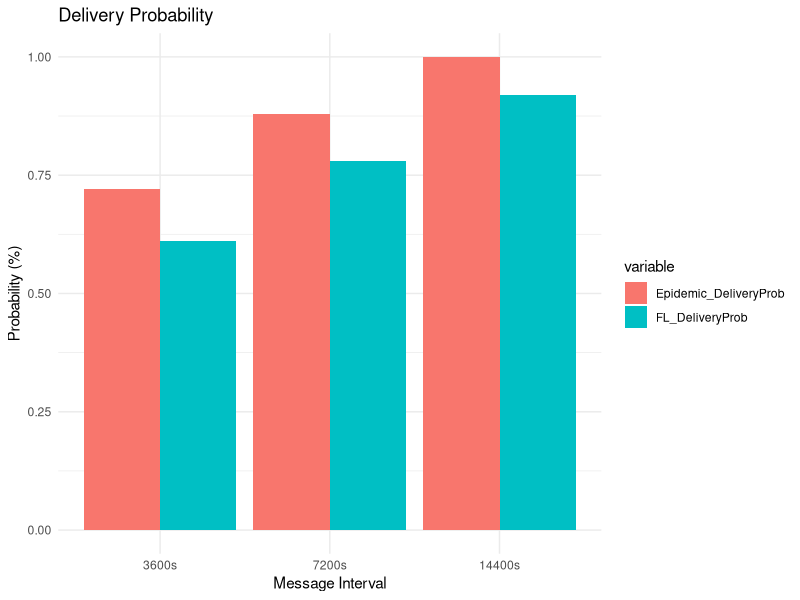
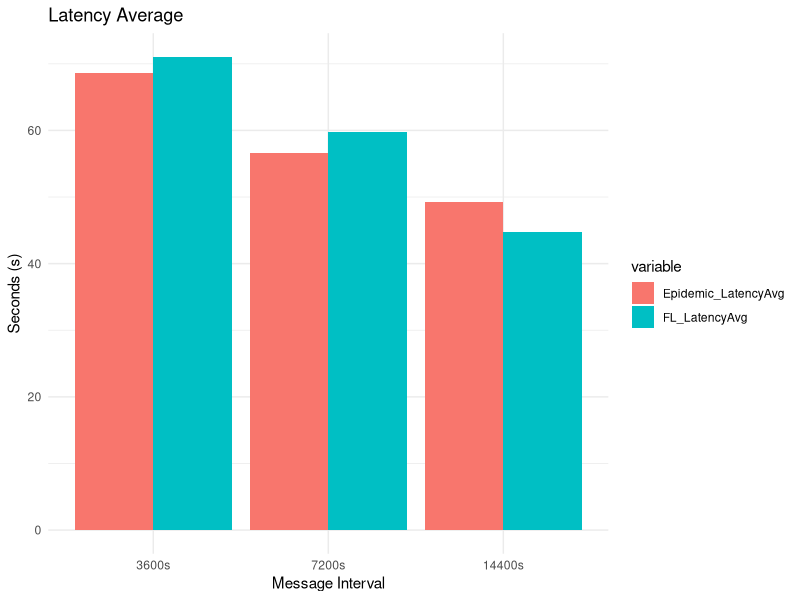
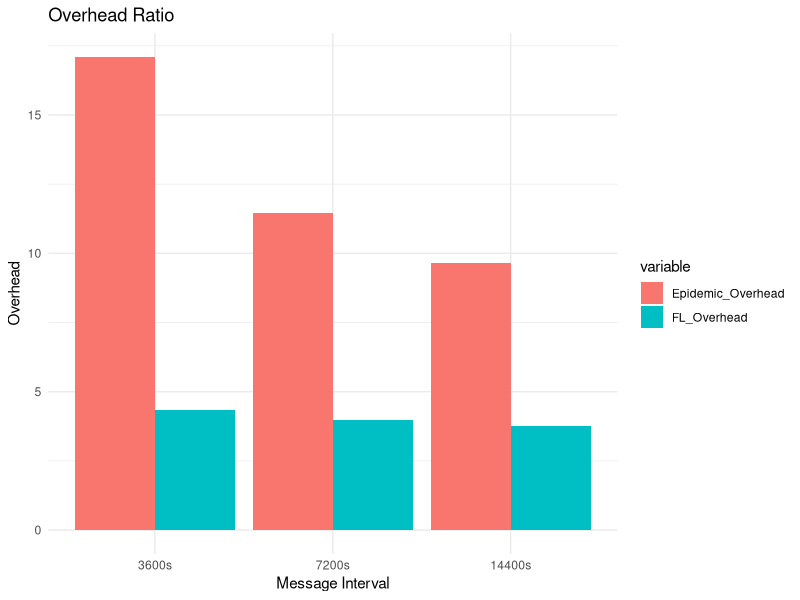
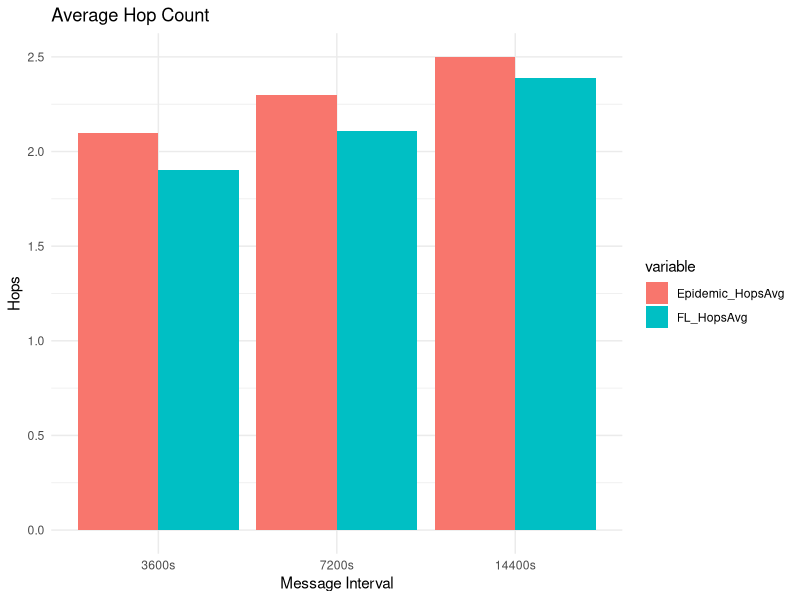

Write the R code that produced these figures, in order.
library(ggplot2)
library(reshape2)

df <- data.frame(
  Interval = factor(c("3600s", "7200s", "14400s"), levels = c("3600s", "7200s", "14400s")),
  Epidemic_DeliveryProb = c(0.72, 0.88, 1.0),
  FL_DeliveryProb = c(0.61, 0.78, 0.92),
  Epidemic_LatencyAvg = c(68.66, 56.63, 49.23),
  FL_LatencyAvg = c(71.04, 59.70, 44.76),
  Epidemic_Overhead = c(17.1, 11.45, 9.64),
  FL_Overhead = c(4.33, 3.97, 3.77),
  Epidemic_HopsAvg = c(2.1, 2.3, 2.5),
  FL_HopsAvg = c(1.9, 2.11, 2.39)
)

library(reshape2)

dp <- melt(df[, c("Interval", "Epidemic_DeliveryProb", "FL_DeliveryProb")], id.vars = "Interval")
ggplot(dp, aes(x = Interval, y = value, fill = variable)) +
  geom_bar(stat = "identity", position = "dodge") +
  labs(title = "Delivery Probability", y = "Probability (%)", x = "Message Interval") +
  theme_minimal()

lat <- melt(df[, c("Interval", "Epidemic_LatencyAvg", "FL_LatencyAvg")], id.vars = "Interval")
ggplot(lat, aes(x = Interval, y = value, fill = variable)) +
  geom_bar(stat = "identity", position = "dodge") +
  labs(title = "Latency Average", y = "Seconds (s)", x = "Message Interval") +
  theme_minimal()

ov <- melt(df[, c("Interval", "Epidemic_Overhead", "FL_Overhead")], id.vars = "Interval")
ggplot(ov, aes(x = Interval, y = value, fill = variable)) +
  geom_bar(stat = "identity", position = "dodge") +
  labs(title = "Overhead Ratio", y = "Overhead", x = "Message Interval") +
  theme_minimal()

hop <- melt(df[, c("Interval", "Epidemic_HopsAvg", "FL_HopsAvg")], id.vars = "Interval")
ggplot(hop, aes(x = Interval, y = value, fill = variable)) +
  geom_bar(stat = "identity", position = "dodge") +
  labs(title = "Average Hop Count", y = "Hops", x = "Message Interval") +
  theme_minimal()

